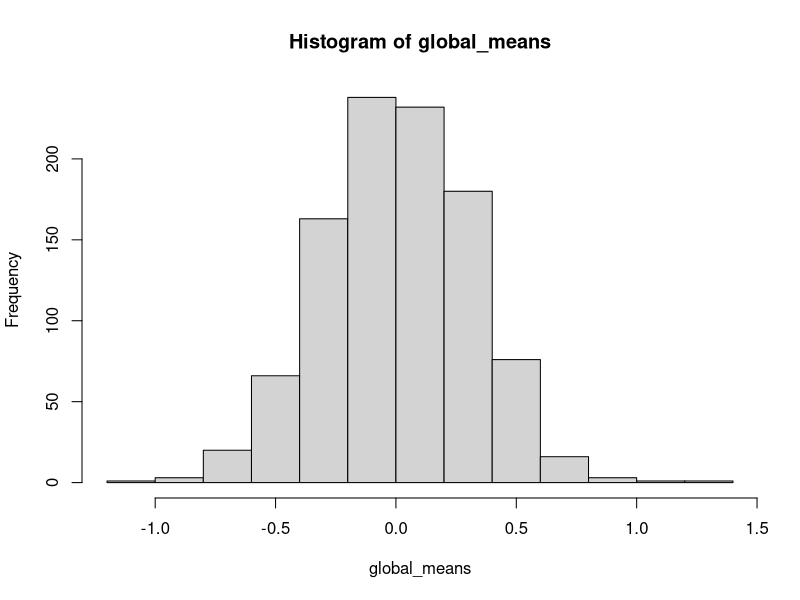
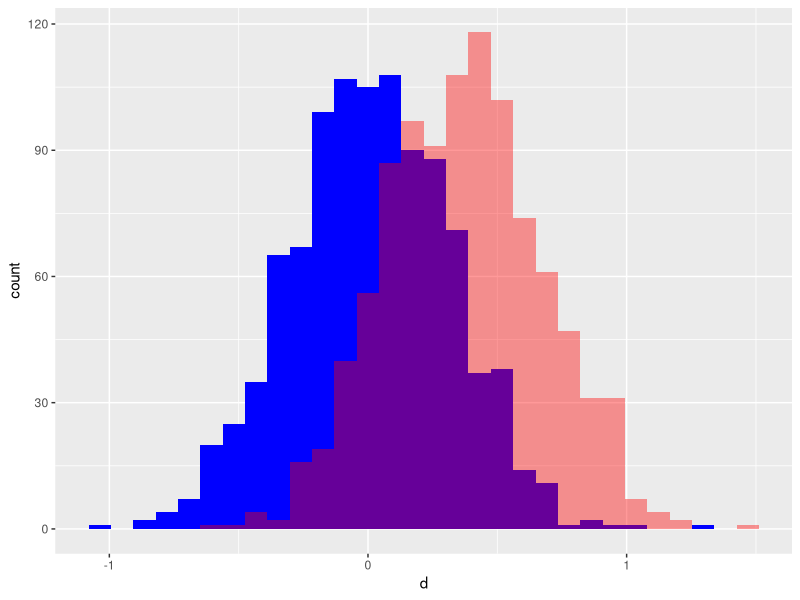
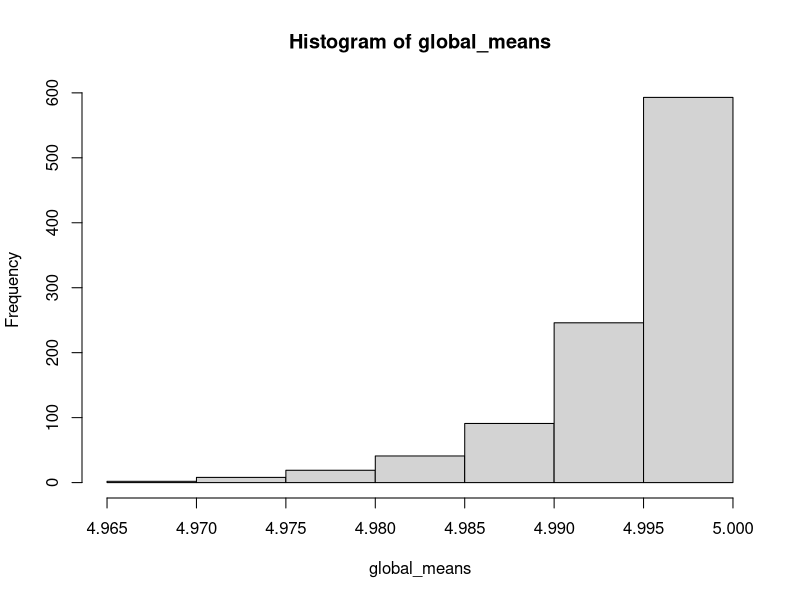
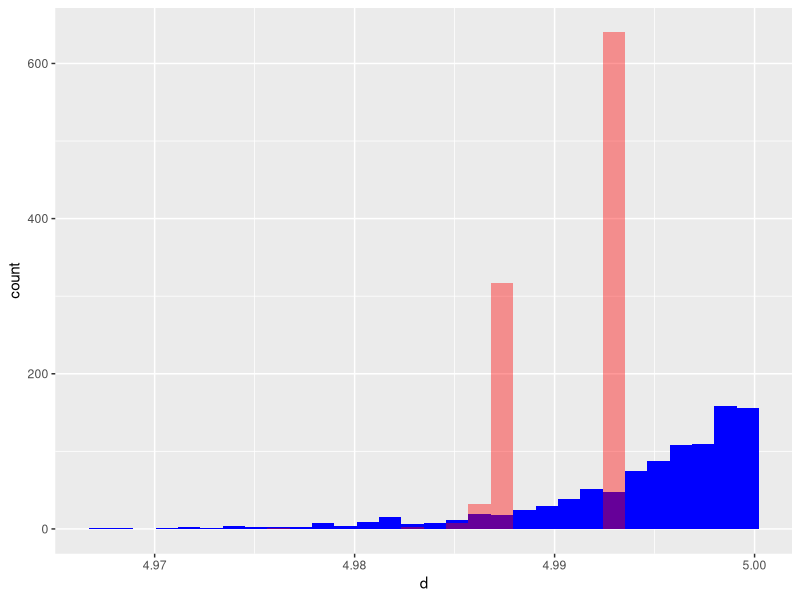
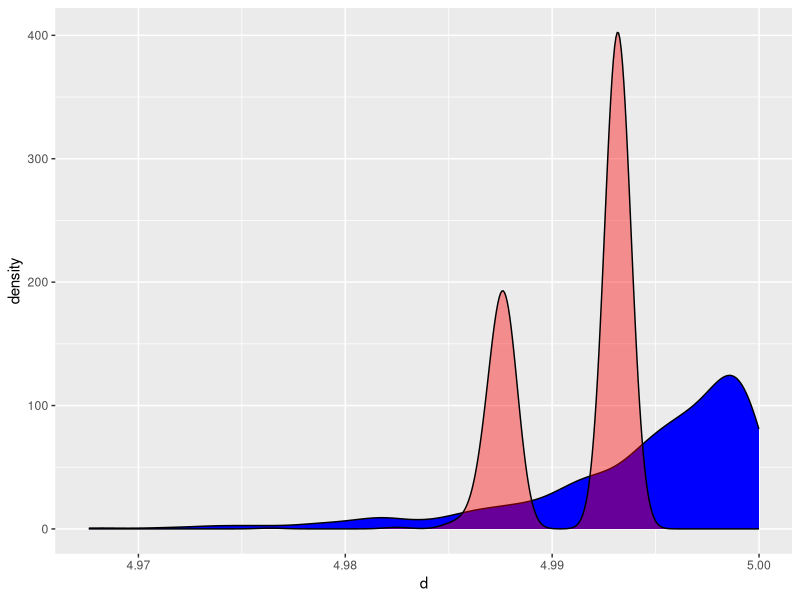
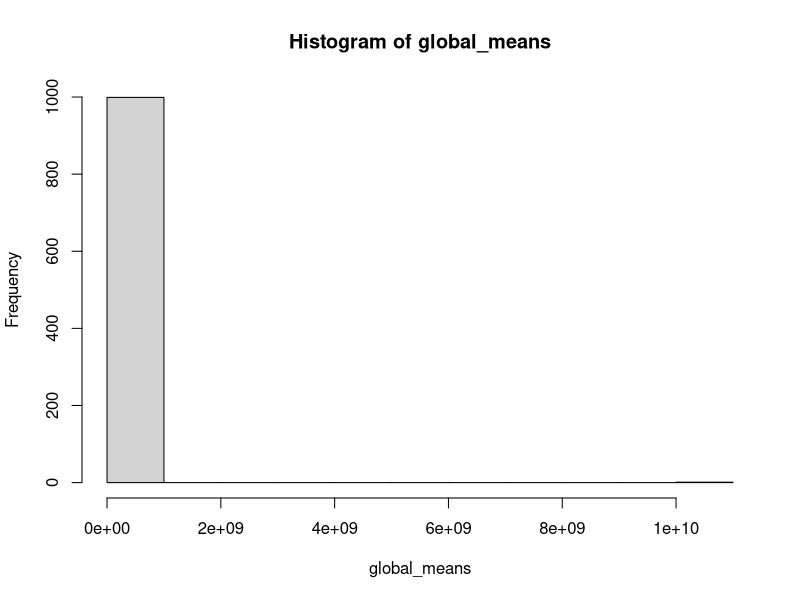

Here is the R script that generated these plots, in order: (Note: this script raises an error after producing the figures.)
#Seminar 1 - Bootstrap test
require(ggplot2)

#Repeat the experiment 1000 times
global_means<-replicate(1000,mean(rnorm(100,sd=3)))
hist(global_means)

#make a dataframe
draws<-data.frame(d=global_means)

#1000 bootstrap replicates of 1 experiment
j<-rnorm(100,sd=3)
b<-replicate(1000,mean(sample(j,replace=TRUE)))

boots<-data.frame(b=b)

#compare histograms
ggplot() + geom_histogram(data=draws,aes(x=d),fill="blue" ) + geom_histogram(data=boots,aes(x=b),fill="red",alpha=.4)

####Excersize Two

#Seminar 1 - Bootstrap test
require(ggplot2)

#Repeat the experiment 1000 times
global_means<-replicate(1000,max(runif(1000,0,5)))
hist(global_means)

#make a dataframe
draws<-data.frame(d=global_means)

#1000 bootstrap replicates of 1 experiment
j<-runif(1000,0,5)
b<-replicate(1000,max(sample(j,replace=TRUE)))

boots<-data.frame(b=b)

#compare histograms

ggplot() + geom_histogram(data=draws,aes(x=d),fill="blue" ) + geom_histogram(data=boots,aes(x=b),fill="red",alpha=.4)

ggplot() + geom_density(data=draws,aes(x=d),fill="blue" ) + geom_density(data=boots,aes(x=b),fill="red",alpha=.4)


#Probability that the max value is the final dataset
# If we have 1000 values, there is one max value 

require(ggplot2)

#Repeat the experiment 1000 times
global_means<-replicate(1000,var(rcauchy(1000,1,2)))
hist(global_means)


#make a dataframe
draws<-data.frame(d=global_means)

#1000 bootstrap replicates of 1 experiment
j<-cauchy(1000,1,2)
b<-replicate(1000,var(sample(j,replace=TRUE)))

boots<-data.frame(b=b)

#compare histograms

ggplot() + geom_histogram(data=draws,aes(x=d),fill="blue" ) + geom_histogram(data=boots,aes(x=b),fill="red",alpha=.4)

ggplot() + geom_density(data=draws,aes(x=d),fill="blue" ) + geom_density(data=boots,aes(x=b),fill="red",alpha=.4)
